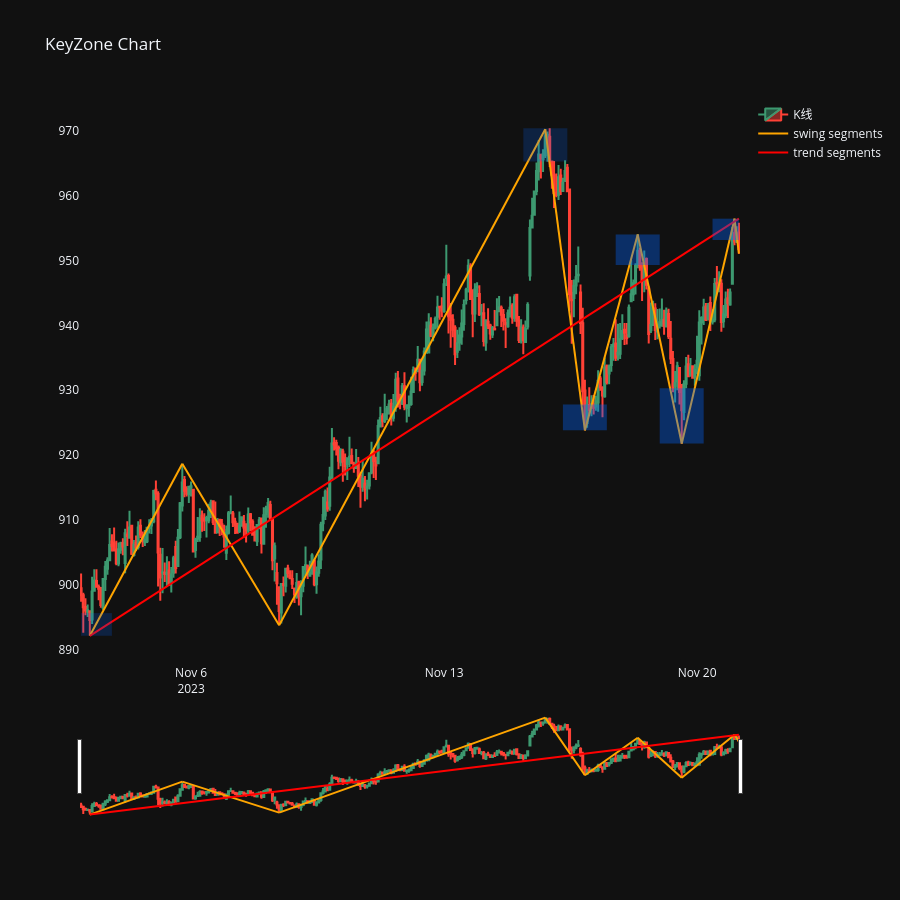

The code cell stored with this chart in its notebook:
### Code cell
from pulao.symbol.loader import SymbolLoader
from datetime import timedelta,datetime,time
from pulao.keyzone.keyzone import KeyZone
# 画图
import polars as pl
import pandas as pd
import plotly.graph_objects as go
from plotly.subplots import make_subplots
from pulao.constant import *
from pulao.mtc.mtc import MultiTimeframeContext
from pulao.keyzone.keyzone_manager import KeyZoneManager
import chinese_calendar as cc

SymbolLoader.load("../pulao/symbol/data/symbols.yaml")
symbol = "i8888"
timeframe = Timeframe.M15
mtc = MultiTimeframeContext(symbol=symbol)
mtc.register(timeframe)
tf_mgr = mtc.get_manager(timeframe)
sbar_manager = tf_mgr.sbar_manager
cbar_manager = tf_mgr.cbar_manager
swing_manager = tf_mgr.swing_manager
trend_manager = tf_mgr.trend_manager
sbar_manager.read_parquet()
cbar_manager.read_parquet()
swing_manager.read_parquet()
trend_manager.read_parquet()
#
# region . Plotly
#

df_sbar = sbar_manager.df_sbar.to_pandas().set_index("datetime", drop=False)
if "index" in df_sbar.columns:
    del df_sbar["index"]
df_sbar.insert(0, "index", range(len(df_sbar)))

# region 构建波段数据
df_swing = swing_manager.df_swing.to_pandas()
df_swing["start_datetime"] = pd.Series(dtype="datetime64[ns]")
df_swing["end_datetime"] = pd.Series(dtype="datetime64[ns]")
if "index" in df_swing.columns:
    del df_swing["index"]
df_swing.insert(0, "index", range(len(df_swing)))

for i, row in enumerate(df_swing.itertuples()):
    df = df_sbar[
        (df_sbar["id"] >= row.sbar_start_id) & (df_sbar["id"] <= row.sbar_end_id)
    ]
    start_datetime = df.iloc[0]["datetime"]
    end_datetime = df.iloc[-1]["datetime"]
    df_swing.at[i, "start_datetime"] = start_datetime
    df_swing.at[i, "end_datetime"] = end_datetime

xs_swing = []
ys_swing = []
texts_swing = []
text_positions_swing = []
for i, row in enumerate(df_swing.itertuples()):
    xs_swing += [row.start_datetime, row.end_datetime, None]
    print("df_swing - "+str(i),row)
    start_index = df_sbar[(df_sbar["id"] == row.sbar_start_id)]["index"].iloc[0]
    end_index = df_sbar[(df_sbar["id"] == row.sbar_end_id)]["index"].iloc[0]
    if row.direction == Direction.UP:
        start_price = df_sbar[(df_sbar["id"] == row.sbar_start_id)]["low_price"].iloc[0]
        end_price = df_sbar[(df_sbar["id"] == row.sbar_end_id)]["high_price"].iloc[0]
        text_positions_swing += ["bottom center", "top center", "middle center"]
    else:
        start_price = df_sbar[(df_sbar["id"] == row.sbar_start_id)]["high_price"].iloc[
            0
        ]
        end_price = df_sbar[(df_sbar["id"] == row.sbar_end_id)]["low_price"].iloc[0]
        text_positions_swing += ["top center", "bottom center", "middle center"]
    ys_swing += [start_price, end_price, None]
    texts_swing += [start_index, end_index, None]
# endregion

# region 构建趋势数据
df_trend = trend_manager.df_trend.to_pandas()
df_trend["start_datetime"] = pd.Series(dtype="datetime64[ns]")
df_trend["end_datetime"] = pd.Series(dtype="datetime64[ns]")
df_trend.insert(0, "index", range(len(df_trend)))

for i, row in enumerate(df_trend.itertuples()):
    print("df_trend[datatime] - "+ str(i), row)
    df = df_swing[
        (df_swing["id"] >= row.swing_start_id) & (df_swing["id"] <= row.swing_end_id)
    ]
    start_datetime = df.iloc[0]["start_datetime"]
    end_datetime = df.iloc[-1]["end_datetime"]
    df_trend.at[i, "start_datetime"] = start_datetime
    df_trend.at[i, "end_datetime"] = end_datetime

xs_trend = []
ys_trend = []
texts_trend = []
text_positions_trend = []
for i, row in enumerate(df_trend.itertuples()):
    xs_trend += [row.start_datetime, row.end_datetime, None]
    print("df_trend[marker] - "+ str(i), row)
    start_index = df_swing[(df_swing["id"] == row.swing_start_id)]["index"].iloc[0]
    end_index = df_swing[(df_swing["id"] == row.swing_end_id)]["index"].iloc[0]
    if row.direction == Direction.UP:
        start_price = df_swing[(df_swing["id"] == row.swing_start_id)]["low_price"].iloc[0]
        end_price = df_swing[(df_swing["id"] == row.swing_end_id)]["high_price"].iloc[0]
        text_positions_trend += ["bottom center", "top center", "middle center"]
    else:
        start_price = df_swing[(df_swing["id"] == row.swing_start_id)]["high_price"].iloc[
            0
        ]
        end_price = df_swing[(df_swing["id"] == row.swing_end_id)]["low_price"].iloc[0]
        text_positions_trend += ["top center", "bottom center", "middle center"]
    ys_trend += [start_price, end_price, None]
    texts_trend += [start_index, end_index, None]
#endregion

# region fig
fig = make_subplots(rows=1, cols=1)
fig.add_trace(
    go.Candlestick(
        x=df_sbar.index,
        open=df_sbar["open_price"],
        high=df_sbar["high_price"],
        low=df_sbar["low_price"],
        close=df_sbar["close_price"],
        name="K线",
    ),
    row=1,
    col=1,
)
#
# df_fractal_bottom = df_sbar[(df_sbar["fractal_type"] == FractalType.BOTTOM)]
#
# fig.add_trace(
#     go.Scatter(
#         x=df_fractal_bottom["datetime"],
#         y=df_fractal_bottom["low_price"] * 0.995,  # 放在K线最低价下方一点，不遮挡蜡烛
#         mode="markers+text",
#         name="swing point low",
#         marker=dict(
#             symbol="triangle-up",
#             size=14,
#             color="#1E90FF",
#         ),
#         text=df_fractal_bottom["index"],  # ← 添加序号
#         textposition="bottom center",  # ← 文字位置
#         textfont=dict(size=10, color="white"),
#         hovertemplate="<b>波段低点</b><br>"
#         + "时间: %{x}<br>"
#         + "价格: %{y:.2f}<br>"
#         + "<extra></extra>",
#     ),
#     row=1,
#     col=1,
# )
#
#
# df_fractal_top = df_sbar[(df_sbar["fractal_type"] == FractalType.TOP)]
#
# fig.add_trace(
#     go.Scatter(
#         x=df_fractal_top["datetime"],
#         y=df_fractal_top["high_price"] * 1.005,  # 放在K线最高价上方一点
#         mode="markers+text",
#         name="swing point high",
#         marker=dict(
#             symbol="triangle-down",
#             size=14,
#             color="#FF4500",
#         ),
#         text=df_fractal_top["index"],  # ← 添加序号
#         textposition="top center",  # ← 文字位置
#         textfont=dict(size=10, color="white"),
#         hovertemplate="<b>波段高点</b><br>"
#         + "时间: %{x}<br>"
#         + "价格: %{y:.2f}<br>"
#         + "<extra></extra>",
#     ),
#     row=1,
#     col=1,
# )

fig.add_trace(
    go.Scatter(
        x=xs_swing,
        y=ys_swing,
        name="swing segments",
        mode="lines",  # lines+text 支持显示文字
        line=dict(width=2, color="orange"),
        text=texts_swing,
        textposition=text_positions_swing,  # 文字位置
    )
)

fig.add_trace(
    go.Scatter(
        x=xs_trend,
        y=ys_trend,
        name="trend segments",
        mode="lines",  # lines+text 支持显示文字
        line=dict(width=2, color="red"),
        text=texts_trend,
        textposition=text_positions_trend,  # 文字位置
    )
)

keyzone_manager = KeyZoneManager(mtc)
df_keyzone = keyzone_manager.read_parquet()
df_keyzone = df_keyzone.filter(pl.col("timeframe")==timeframe)
zones = [KeyZone(**row) for row in df_keyzone.rows(named=True)]
for zone in zones:
    print(zone)
    sbar_list = sbar_manager.get_around_sbar(zone.sbar_start_id, 10)
    start_dt = sbar_list[0].datetime
    end_dt = sbar_list[-1].datetime
    fig.add_shape(
        type="rect",
        xref="x",
        yref="y",
        x0=start_dt,
        x1=end_dt,
        y0=zone.lower,
        y1=zone.upper,
        fillcolor="rgba(0, 100, 255, 0.2)",
        line=dict(width=0)
    )

fig.update_layout(
    title="KeyZone Chart",
    height=900,
    hovermode="x unified",  # X轴悬停联动虚线
)

fig.update_xaxes(
    showgrid=False,
)

fig.update_yaxes(
    showgrid=False,
)
def build_range_breaks(start_dt, end_dt):

    # 添加节假日
    holidays = [
        d.strftime("%Y-%m-%d")
        # pd.to_datetime(d)
        for d in cc.get_holidays(start_dt, end_dt, include_weekends=False)
    ]
    print(holidays)
    if holidays:
        holidays = dict(values=holidays, dvalue=24*60*60*1000)

    range_breaks = [
        dict(bounds=["sat", "mon"]),
        # # 午休
        dict(bounds=[11.51, 13.5], pattern="hour"),
        #
        # # 小节间休息
        dict(bounds=[10.26, 10.5], pattern="hour"), # 10+15/60 = 10.25
        #
        # # 非交易时段（适用于有夜盘品种）
        dict(bounds=[15.01, 21], pattern="hour"),    # 白盘收盘到夜盘开盘
        dict(bounds=[23.01, 9], pattern="hour"),    # 夜盘23点后到次日9点

        # 节假日
        # dict(values=['2024-02-10', '2024-02-11', '2024-02-12', '2024-02-13', '2024-02-14'])
        # holidays
    ]
    print(range_breaks)

    return range_breaks

fig.update_xaxes(
        rangebreaks= build_range_breaks(df_sbar.index[0],df_sbar.index[-1]),
)

fig.show()
# endregion

# endregion

### Figure 1 — Plotly figure (JSON) as saved in the notebook; plotly's stock layout.template omitted (floating-point values rounded to 4 significant figures; data arrays with more than 128 entries replaced by an {"elided": "..."} marker saying what was removed)
{"data": [{"close": {"elided": "300 float values"}, "high": {"elided": "300 float values"}, "low": {"elided": "300 float values"}, "name": "K线", "open": {"elided": "300 float values"}, "x": {"elided": "300 str values"}, "type": "candlestick", "xaxis": "x", "yaxis": "y"}, {"line": {"color": "orange", "width": 2}, "mode": "lines", "name": "swing segments", "text": ["4", "46", null, "46", "90", null, "90", "211", null, "211", "229", null, "229", "253", null, "253", "273", null, "273", "297", null, "297", "299", null], "textposition": ["bottom center", "top center", "middle center", "top center", "bottom center", "middle center", "bottom center", "top center", "middle center", "top center", "bottom center", "middle center", "bottom center", "top center", "middle center", "top center", "bottom center", "middle center", "bottom center", "top center", "middle center", "top center", "bottom center", "middle center"], "x": ["2023-11-01T23:00:00", "2023-11-03T22:00:00", null, "2023-11-03T22:00:00", "2023-11-07T21:30:00", null, "2023-11-07T21:30:00", "2023-11-14T23:00:00", null, "2023-11-14T23:00:00", "2023-11-15T21:45:00", null, "2023-11-15T21:45:00", "2023-11-16T22:00:00", null, "2023-11-16T22:00:00", "2023-11-17T21:15:00", null, "2023-11-17T21:15:00", "2023-11-20T21:30:00", null, "2023-11-20T21:30:00", "2023-11-20T22:00:00", null], "y": [892.1, 918.7, null, 918.7, 893.7, null, 893.7, 970.3, null, 970.3, 923.8, null, 923.8, 954.0, null, 954.0, 921.8, null, 921.8, 956.5, null, 956.5, 951.1, null], "type": "scatter"}, {"line": {"color": "red", "width": 2}, "mode": "lines", "name": "trend segments", "text": ["0", "7", null], "textposition": ["bottom center", "top center", "middle center"], "x": ["2023-11-01T23:00:00", "2023-11-20T22:00:00", null], "y": [892.1, 956.5, null], "type": "scatter"}], "layout": {"xaxis": {"anchor": "y", "domain": [0.0, 1.0], "showgrid": false, "rangebreaks": [{"bounds": ["sat", "mon"]}, {"bounds": [11.51, 13.5], "pattern": "hour"}, {"bounds": [10.26, 10.5], "pattern": "hour"}, {"bounds": [15.01, 21], "pattern": "hour"}, {"bounds": [23.01, 9], "pattern": "hour"}]}, "yaxis": {"anchor": "x", "domain": [0.0, 1.0], "showgrid": false}, "shapes": [{"fillcolor": "rgba(0, 100, 255, 0.2)", "line": {"width": 0}, "type": "rect", "x0": "2023-11-14T14:30:00", "x1": "2023-11-15T13:45:00", "xref": "x", "y0": 970.4, "y1": 965.3, "yref": "y"}, {"fillcolor": "rgba(0, 100, 255, 0.2)", "line": {"width": 0}, "type": "rect", "x0": "2023-11-15T11:15:00", "x1": "2023-11-16T10:15:00", "xref": "x", "y0": 927.8, "y1": 923.8, "yref": "y"}, {"fillcolor": "rgba(0, 100, 255, 0.2)", "line": {"width": 0}, "type": "rect", "x0": "2023-11-16T11:30:00", "x1": "2023-11-17T10:45:00", "xref": "x", "y0": 954.0, "y1": 949.3, "yref": "y"}, {"fillcolor": "rgba(0, 100, 255, 0.2)", "line": {"width": 0}, "type": "rect", "x0": "2023-11-15T11:15:00", "x1": "2023-11-16T10:15:00", "xref": "x", "y0": 927.8, "y1": 923.8, "yref": "y"}, {"fillcolor": "rgba(0, 100, 255, 0.2)", "line": {"width": 0}, "type": "rect", "x0": "2023-11-16T11:30:00", "x1": "2023-11-17T10:45:00", "xref": "x", "y0": 954.0, "y1": 949.3, "yref": "y"}, {"fillcolor": "rgba(0, 100, 255, 0.2)", "line": {"width": 0}, "type": "rect", "x0": "2023-11-17T10:45:00", "x1": "2023-11-20T09:45:00", "xref": "x", "y0": 930.3, "y1": 921.8, "yref": "y"}, {"fillcolor": "rgba(0, 100, 255, 0.2)", "line": {"width": 0}, "type": "rect", "x0": "2023-11-20T11:00:00", "x1": "2023-11-20T22:00:00", "xref": "x", "y0": 956.5, "y1": 953.2, "yref": "y"}, {"fillcolor": "rgba(0, 100, 255, 0.2)", "line": {"width": 0}, "type": "rect", "x0": "2023-11-17T10:45:00", "x1": "2023-11-20T09:45:00", "xref": "x", "y0": 930.3, "y1": 921.8, "yref": "y"}, {"fillcolor": "rgba(0, 100, 255, 0.2)", "line": {"width": 0}, "type": "rect", "x0": "2023-11-20T11:00:00", "x1": "2023-11-20T22:00:00", "xref": "x", "y0": 956.5, "y1": 953.2, "yref": "y"}, {"fillcolor": "rgba(0, 100, 255, 0.2)", "line": {"width": 0}, "type": "rect", "x0": "2023-11-01T22:00:00", "x1": "2023-11-02T13:45:00", "xref": "x", "y0": 895.6, "y1": 892.1, "yref": "y"}], "title": {"text": "KeyZone Chart"}, "height": 900, "hovermode": "x unified"}}
